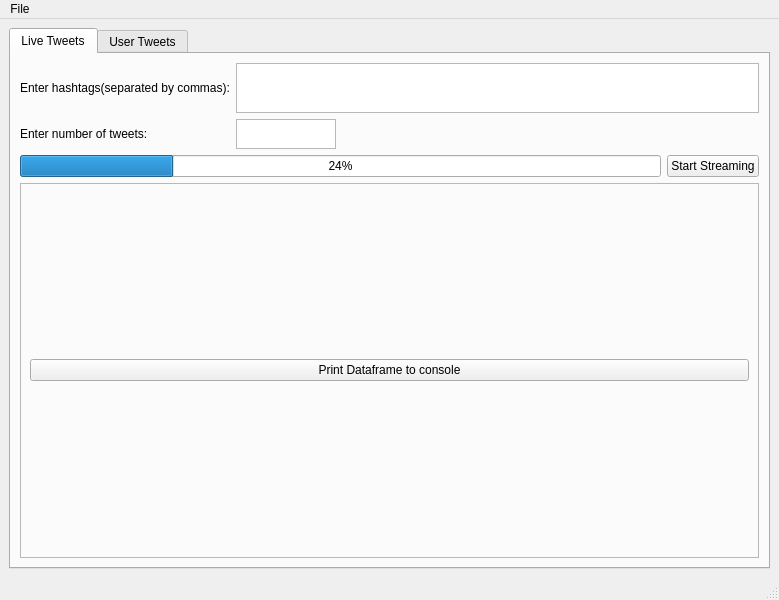
<?xml version="1.0" encoding="UTF-8"?>
<ui version="4.0">
 <class>MainWindow</class>
 <widget class="QMainWindow" name="MainWindow">
  <property name="geometry">
   <rect>
    <x>0</x>
    <y>0</y>
    <width>779</width>
    <height>600</height>
   </rect>
  </property>
  <property name="windowTitle">
   <string>MainWindow</string>
  </property>
  <widget class="QWidget" name="centralwidget">
   <layout class="QGridLayout" name="gridLayout">
    <item row="0" column="0">
     <widget class="QTabWidget" name="tabWidget">
      <property name="sizePolicy">
       <sizepolicy hsizetype="MinimumExpanding" vsizetype="MinimumExpanding">
        <horstretch>0</horstretch>
        <verstretch>0</verstretch>
       </sizepolicy>
      </property>
      <property name="currentIndex">
       <number>0</number>
      </property>
      <widget class="QWidget" name="tabLiveTweets">
       <attribute name="title">
        <string>Live Tweets</string>
       </attribute>
       <layout class="QGridLayout" name="gridLayout_2">
        <item row="3" column="0" colspan="2">
         <layout class="QHBoxLayout" name="horizontalLayout">
          <property name="sizeConstraint">
           <enum>QLayout::SetDefaultConstraint</enum>
          </property>
          <item>
           <widget class="QProgressBar" name="progressBarStream">
            <property name="value">
             <number>24</number>
            </property>
           </widget>
          </item>
          <item>
           <widget class="QPushButton" name="pushButtonStream">
            <property name="text">
             <string>Start Streaming</string>
            </property>
           </widget>
          </item>
         </layout>
        </item>
        <item row="2" column="1">
         <widget class="QTextEdit" name="textEditNumTweets">
          <property name="maximumSize">
           <size>
            <width>100</width>
            <height>30</height>
           </size>
          </property>
         </widget>
        </item>
        <item row="1" column="1">
         <widget class="QTextEdit" name="textEditHashtags">
          <property name="maximumSize">
           <size>
            <width>16777215</width>
            <height>50</height>
           </size>
          </property>
         </widget>
        </item>
        <item row="1" column="0">
         <widget class="QLabel" name="labelHashtags">
          <property name="text">
           <string>Enter hashtags(separated by commas):</string>
          </property>
         </widget>
        </item>
        <item row="2" column="0">
         <widget class="QLabel" name="labelNumTweets">
          <property name="text">
           <string>Enter number of tweets:</string>
          </property>
         </widget>
        </item>
        <item row="4" column="0" colspan="2">
         <widget class="QFrame" name="frame">
          <property name="frameShape">
           <enum>QFrame::StyledPanel</enum>
          </property>
          <property name="frameShadow">
           <enum>QFrame::Raised</enum>
          </property>
          <layout class="QVBoxLayout" name="verticalLayout_2">
           <item>
            <widget class="QPushButton" name="pushButtonDataframe">
             <property name="text">
              <string>Print Dataframe to console</string>
             </property>
            </widget>
           </item>
          </layout>
         </widget>
        </item>
       </layout>
      </widget>
      <widget class="QWidget" name="tabUserTweets">
       <attribute name="title">
        <string>User Tweets</string>
       </attribute>
      </widget>
     </widget>
    </item>
   </layout>
  </widget>
  <widget class="QMenuBar" name="menubar">
   <property name="geometry">
    <rect>
     <x>0</x>
     <y>0</y>
     <width>779</width>
     <height>20</height>
    </rect>
   </property>
   <widget class="QMenu" name="menuFile">
    <property name="title">
     <string>File</string>
    </property>
    <addaction name="actionQuit"/>
   </widget>
   <addaction name="menuFile"/>
  </widget>
  <widget class="QStatusBar" name="statusbar"/>
  <action name="actionQuit">
   <property name="text">
    <string>Quit</string>
   </property>
  </action>
 </widget>
 <resources/>
 <connections/>
</ui>
